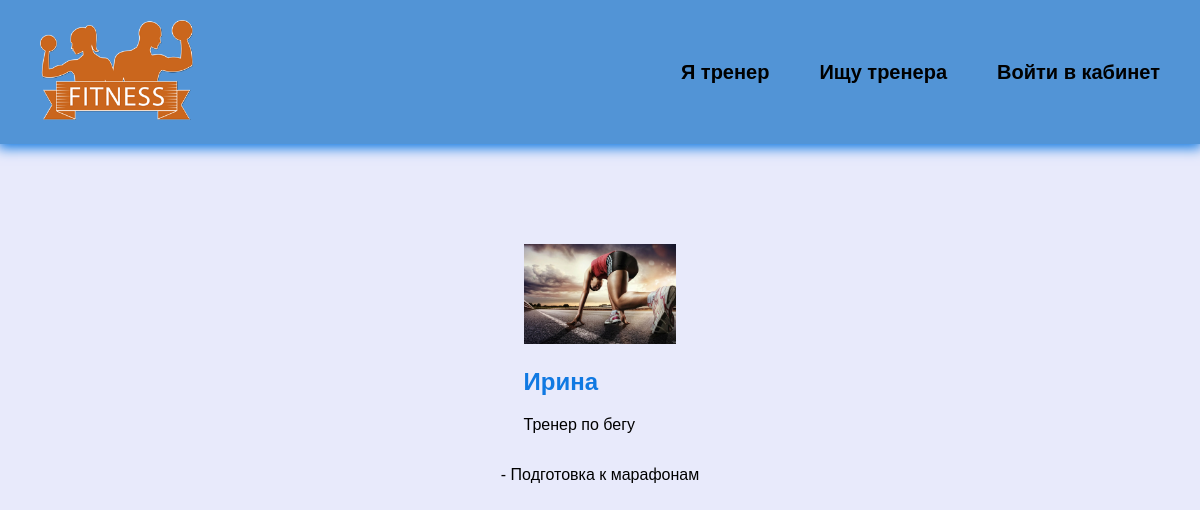
The app's page /profile/2/ with its own data.
### fitness/models.py (models this page shows, shortened)
class Profile(models.Model):
    user = models.OneToOneField(User, on_delete=models.CASCADE, null=True, blank=True)
    name = models.CharField(max_length=200, null=True, blank=True)
    email = models.EmailField(max_length=200, null=True, blank=True)
    username = models.CharField(max_length=200, null=True, blank=True)
    short_info = models.CharField(max_length=200, null=True, blank=True)
    bio = models.TextField(null=True, blank=True)
    profile_image = models.ImageField(upload_to="profiles/", default="profiles/user-default.png")
    social_inst = models.CharField(max_length=200, null=True, blank=True)
    social_vk = models.CharField(max_length=200, null=True, blank=True)
    social_web = models.CharField(max_length=200, null=True, blank=True)
    created = models.DateTimeField(auto_now_add=True)

### fitness/views.py (the view)
# urls.py: path('profile/<str:pk>/', views.coach, name='coach'),
def coach(request, pk):
    prof = Profile.objects.get(id=pk)
    context = {
        'profile': prof,
    }
    return render(request, 'fitness/coach.html', context)

### fitness/templates/fitness/coach.html
{% extends 'fitness/base.html' %}
{% block content %}
<main>
    <div class="container">
        <div>
            <img class="avatar avatar--xl" src="{{ profile.profile_image.url }}" />
            <h2>{{ profile.username }}</h2>
            <p>{{ profile.short_info }}</p>
        </div>
        <div>
            <p>{{ profile.bio }}</p>
        </div>
    </div>
</main>
{% endblock %}

### fitness/static/css/style.css (style rules this page uses)
body { padding: 0; margin: 0; background-color: rgb(232, 234, 251); font-family: Verdana, Geneva, Tahoma, sans-serif; }
img { height: 100px; }
h1, h2 { color: #1079e2; }
.container { display: flex; justify-content: center; align-items: center; flex-direction: column; margin-top: 50px; }

### records on screen
Profile: profile_image (picture), username "Ирина", short_info "Тренер по бегу", bio "- Подготовка к марафонам"
